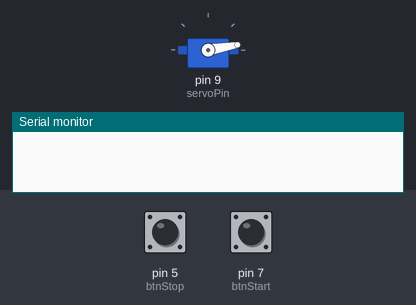
This sketch was run on a simulated Arduino Uno, built with avr-gcc and run on an emulated ATmega328P. On the bench: servo, the last lines printed to the serial monitor. The inputs (shaded band) are chosen by the test bench; at power-on: pin 7 (btnStart) LOW, pin 5 (btnStop) LOW.

Above: at 5.2 s.
5.3 s: pin 7 (btnStart) pulled HIGH for 0.15 s
At 5.81 s:
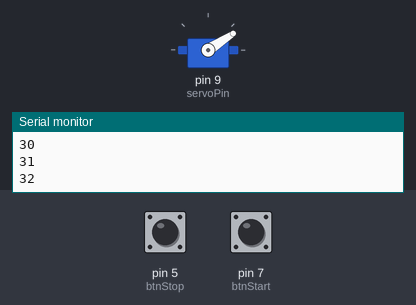
8.3 s: pin 5 (btnStop) pulled HIGH for 0.15 s
At 8.3 s:
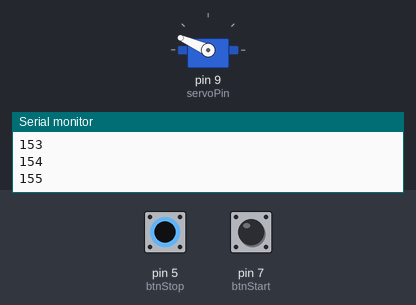
9.9 s: pin 7 (btnStart) pulled HIGH for 1 s
At 11.24 s:
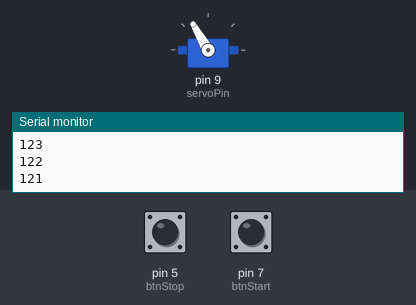
12.9 s: pin 5 (btnStop) pulled HIGH for 1 s
At 14.1 s:
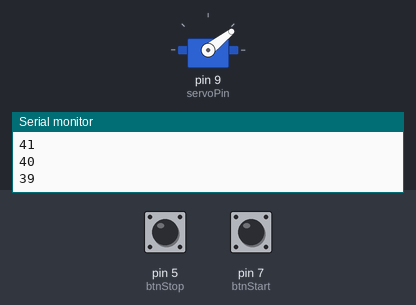
15.4 s: pin 5 (btnStop) driven HIGH and pin 7 (btnStart) driven HIGH
17.3 s: pin 5 (btnStop) driven LOW
Timing chart, 0 to 21.3 s (numbered marks = the images above; inputs shaded):
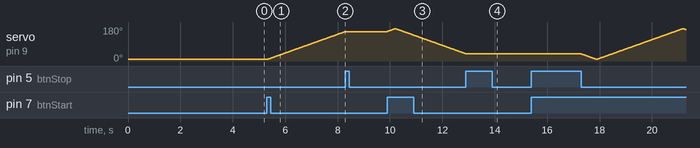

Measured:
- after the input at 5.3 s, servo on pin 9 (servoPin): moves from 10° to 156° over 2.9 s, starting after 0.06 s
- after the input at 8.3 s, servo on pin 9 (servoPin): stays 156° (without the input it goes to 157° after 0.01 s)
- after the input at 9.9 s, servo on pin 9 (servoPin): rises from 156° to 170° in 0.26 s, then falls to 38° in 2.7 s
- after the input at 12.9 s, servo on pin 9 (servoPin): stops changing and stays 38°

The sketch:

dannyButtonStop.ino
```cpp
/*

  Date: 14 Jan 2017

  Danny's project

  Start's rotating at the push of the button and stops when another is pressed

*/


#include <Servo.h>

Servo myservo;

int servoPin = 9;

int angle = 10;

int btnStart = 7;

int btnStop = 5;

// boolean to see if you should run or not, pressing a button makes it true, pressing another makes it false
boolean run = false;

// boolean to check if hand is closing or opening
boolean closing = true;

void setup() {

  myservo.attach(servoPin);

  pinMode(btnStart, INPUT);
  pinMode(btnStop, INPUT);

  myservo.write(angle);

  delay(4000);

  Serial.begin(9600);
}

void loop() {

  int btnStartState = digitalRead(btnStart);
  int btnStopState = digitalRead(btnStop);

  if(btnStartState == HIGH && btnStopState == HIGH) {
    Serial.println("Do not press both buttons at the same time");
  }
  else
  {
    if(btnStopState == HIGH) {
      run = false;
    }

    if(btnStartState == HIGH) {
      run = true;
    }

    if(run) {

      Serial.println(angle);

      if(angle == 170) {
        closing = false;
        Serial.println("Now starting to open");
        delay(60);
      }

      if(angle == 10) {
        closing = true;
        Serial.println("Now starting to close");
        delay(60);
      }

      if(closing) {
        angle++;
      } else {
        angle--;
      }

      myservo.write(angle);

      delay(20);


    }

  }


}
```
